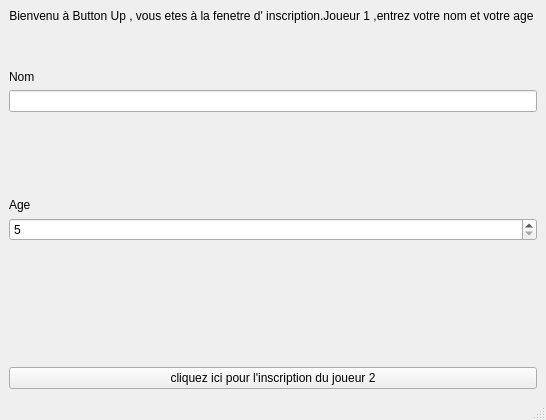
<?xml version="1.0" encoding="UTF-8"?>
<ui version="4.0">
 <class>InscriptionWindow</class>
 <widget class="QMainWindow" name="InscriptionWindow">
  <property name="geometry">
   <rect>
    <x>0</x>
    <y>0</y>
    <width>506</width>
    <height>420</height>
   </rect>
  </property>
  <property name="maximumSize">
   <size>
    <width>506</width>
    <height>16777215</height>
   </size>
  </property>
  <property name="windowTitle">
   <string>MainWindow</string>
  </property>
  <widget class="QWidget" name="centralwidget">
   <property name="sizePolicy">
    <sizepolicy hsizetype="Preferred" vsizetype="Preferred">
     <horstretch>0</horstretch>
     <verstretch>0</verstretch>
    </sizepolicy>
   </property>
   <property name="maximumSize">
    <size>
     <width>10000000</width>
     <height>10000000</height>
    </size>
   </property>
   <layout class="QGridLayout" name="gridLayout">
    <item row="0" column="0" rowspan="2" colspan="2">
     <layout class="QVBoxLayout" name="mainVLayout">
      <item>
       <layout class="QVBoxLayout" name="verticalLayout">
        <item>
         <widget class="QLabel" name="labelMessageBox">
          <property name="enabled">
           <bool>true</bool>
          </property>
          <property name="text">
           <string>Bienvenu à Button Up , vous etes à la fenetre d' inscription.Joueur 1 ,entrez votre nom et votre age </string>
          </property>
          <property name="textFormat">
           <enum>Qt::PlainText</enum>
          </property>
          <property name="alignment">
           <set>Qt::AlignCenter</set>
          </property>
         </widget>
        </item>
       </layout>
      </item>
      <item>
       <spacer name="verticalSpacer">
        <property name="orientation">
         <enum>Qt::Vertical</enum>
        </property>
        <property name="sizeHint" stdset="0">
         <size>
          <width>20</width>
          <height>15</height>
         </size>
        </property>
       </spacer>
      </item>
      <item>
       <layout class="QVBoxLayout" name="verticalLayout_2">
        <item>
         <widget class="QLabel" name="label_name">
          <property name="text">
           <string>Nom</string>
          </property>
         </widget>
        </item>
        <item>
         <widget class="QLineEdit" name="lineNameEdit"/>
        </item>
        <item>
         <spacer name="verticalSpacer_3">
          <property name="orientation">
           <enum>Qt::Vertical</enum>
          </property>
          <property name="sizeHint" stdset="0">
           <size>
            <width>20</width>
            <height>40</height>
           </size>
          </property>
         </spacer>
        </item>
        <item>
         <spacer name="verticalSpacer_2">
          <property name="orientation">
           <enum>Qt::Vertical</enum>
          </property>
          <property name="sizeHint" stdset="0">
           <size>
            <width>20</width>
            <height>40</height>
           </size>
          </property>
         </spacer>
        </item>
        <item>
         <widget class="QLabel" name="label_age">
          <property name="text">
           <string>Age</string>
          </property>
         </widget>
        </item>
        <item>
         <widget class="QSpinBox" name="spinBoxNumber">
          <property name="minimum">
           <number>5</number>
          </property>
         </widget>
        </item>
        <item>
         <spacer name="verticalSpacer_4">
          <property name="orientation">
           <enum>Qt::Vertical</enum>
          </property>
          <property name="sizeHint" stdset="0">
           <size>
            <width>20</width>
            <height>40</height>
           </size>
          </property>
         </spacer>
        </item>
        <item>
         <spacer name="verticalSpacer_5">
          <property name="orientation">
           <enum>Qt::Vertical</enum>
          </property>
          <property name="sizeHint" stdset="0">
           <size>
            <width>20</width>
            <height>40</height>
           </size>
          </property>
         </spacer>
        </item>
       </layout>
      </item>
      <item>
       <spacer name="verticalSpacer_6">
        <property name="orientation">
         <enum>Qt::Vertical</enum>
        </property>
        <property name="sizeHint" stdset="0">
         <size>
          <width>20</width>
          <height>20</height>
         </size>
        </property>
       </spacer>
      </item>
      <item>
       <layout class="QVBoxLayout" name="vLayoutButton">
        <item>
         <widget class="QPushButton" name="entryValidationButton">
          <property name="text">
           <string>cliquez ici pour l'inscription du joueur 2</string>
          </property>
         </widget>
        </item>
       </layout>
      </item>
     </layout>
    </item>
   </layout>
  </widget>
  <widget class="QMenuBar" name="menubar">
   <property name="geometry">
    <rect>
     <x>0</x>
     <y>0</y>
     <width>506</width>
     <height>20</height>
    </rect>
   </property>
  </widget>
  <widget class="QStatusBar" name="statusbar"/>
 </widget>
 <resources/>
 <connections/>
</ui>
